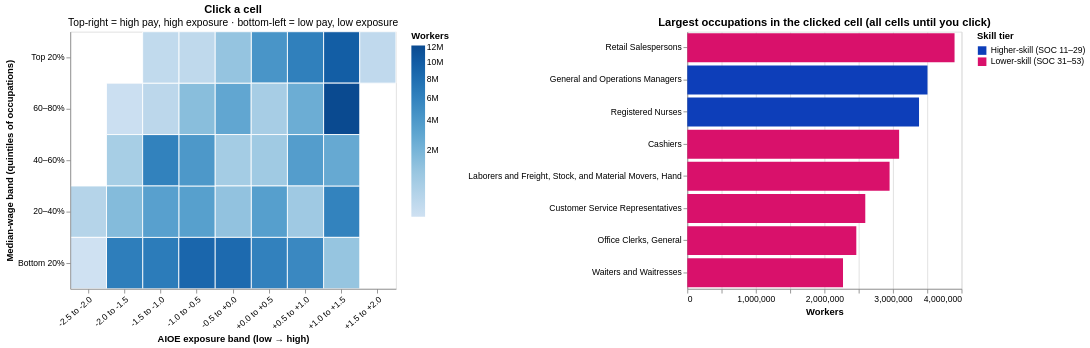

The notebook cell this image was saved under:
### Markdown cell above
### Interactive Visual 6 :

### Code cell
cell_click = alt.selection_point(fields=['aioe_bin', 'wage_band'], on='click')

heat = (alt.Chart(df).mark_rect(stroke='white', strokeWidth=1).encode(
    x=alt.X('aioe_bin:O', sort=BIN_ORDER, title='AIOE exposure band (low → high)',
            axis=alt.Axis(labelAngle=-40)),
    y=alt.Y('wage_band:O', sort=BAND_ORDER, title='Median-wage band (quintiles of occupations)'),
    color=alt.Color('sum(TOT_EMP):Q', scale=alt.Scale(scheme='blues', type='sqrt'),
                    title='Workers', legend=alt.Legend(format='~s')),
    opacity=alt.condition(cell_click, alt.value(1), alt.value(0.4)),
    tooltip=[alt.Tooltip('aioe_bin:O', title='AIOE band'),
             alt.Tooltip('wage_band:O', title='Wage band'),
             alt.Tooltip('sum(TOT_EMP):Q', title='Workers', format=',.0f'),
             alt.Tooltip('count():Q', title='Occupations')],
).add_params(cell_click).properties(
    width=380, height=300,
    title=alt.TitleParams('Click a cell',
                          subtitle=['Top-right = high pay, high exposure · bottom-left = low pay, low exposure'])))

top_occ = (alt.Chart(df).transform_filter(cell_click)
           .transform_window(rank='rank()', sort=[alt.SortField('TOT_EMP', order='descending')])
           .transform_filter(alt.datum.rank <= 8)
           .mark_bar().encode(
               x=alt.X('TOT_EMP:Q', title='Workers'),
               y=alt.Y('occupation:N', sort='-x', title=None, axis=alt.Axis(labelLimit=280)),
               color=tier_color(True),
               tooltip=occ_tip)
           .properties(width=320, height=300,
                       title='Largest occupations in the clicked cell (all cells until you click)'))

visual6 = heat | top_occ
visual6

### Figure 1 — Vega-Lite specification as saved in the notebook (floating-point values rounded to 4 significant figures; data arrays with more than 128 entries replaced by an {"elided": "..."} marker saying what was removed)
{"config": {"view": {"continuousWidth": 300, "continuousHeight": 300}}, "hconcat": [{"mark": {"type": "rect", "stroke": "white", "strokeWidth": 1}, "encoding": {"color": {"aggregate": "sum", "field": "TOT_EMP", "legend": {"format": "~s"}, "scale": {"scheme": "blues", "type": "sqrt"}, "title": "Workers", "type": "quantitative"}, "opacity": {"condition": {"param": "param_5d10e0899267b8db", "value": 1}, "value": 0.4}, "tooltip": [{"field": "aioe_bin", "title": "AIOE band", "type": "ordinal"}, {"field": "wage_band", "title": "Wage band", "type": "ordinal"}, {"aggregate": "sum", "field": "TOT_EMP", "format": ",.0f", "title": "Workers", "type": "quantitative"}, {"aggregate": "count", "title": "Occupations", "type": "quantitative"}], "x": {"axis": {"labelAngle": -40}, "field": "aioe_bin", "sort": ["-2.5 to -2.0", "-2.0 to -1.5", "-1.5 to -1.0", "-1.0 to -0.5", "-0.5 to +0.0", "+0.0 to +0.5", "+0.5 to +1.0", "+1.0 to +1.5", "+1.5 to +2.0"], "title": "AIOE exposure band (low → high)", "type": "ordinal"}, "y": {"field": "wage_band", "sort": ["Top 20%", "60–80%", "40–60%", "20–40%", "Bottom 20%"], "title": "Median-wage band (quintiles of occupations)", "type": "ordinal"}}, "height": 300, "name": "view_0b884863d1ed4082_0", "title": {"text": "Click a cell", "subtitle": ["Top-right = high pay, high exposure · bottom-left = low pay, low exposure"]}, "width": 380}, {"mark": {"type": "bar"}, "encoding": {"color": {"field": "skill_tier", "legend": {"title": "Skill tier"}, "scale": {"domain": ["Higher-skill (SOC 11–29)", "Lower-skill (SOC 31–53)"], "range": ["#0d3eb9", "#d9116bff"]}, "type": "nominal"}, "tooltip": [{"field": "occupation", "title": "Occupation", "type": "nominal"}, {"field": "major_group", "title": "Group", "type": "nominal"}, {"field": "AIOE", "format": ".2f", "title": "AIOE", "type": "quantitative"}, {"field": "A_MEDIAN", "format": "$,.0f", "title": "Median wage", "type": "quantitative"}, {"field": "TOT_EMP", "format": ",.0f", "title": "Workers", "type": "quantitative"}], "x": {"field": "TOT_EMP", "title": "Workers", "type": "quantitative"}, "y": {"axis": {"labelLimit": 280}, "field": "occupation", "sort": "-x", "title": null, "type": "nominal"}}, "height": 300, "title": "Largest occupations in the clicked cell (all cells until you click)", "transform": [{"filter": {"param": "param_5d10e0899267b8db"}}, {"window": [{"op": "rank", "field": "", "as": "rank"}], "sort": [{"field": "TOT_EMP", "order": "descending"}]}, {"filter": "(datum.rank <= 8)"}], "width": 320}], "data": {"name": "data-933f2b58295ef88cd718dcb29ca2cffa"}, "params": [{"name": "param_5d10e0899267b8db", "select": {"type": "point", "fields": ["aioe_bin", "wage_band"], "on": "click"}, "views": ["view_0b884863d1ed4082_0"]}], "$schema": "https://vega.github.io/schema/vega-lite/v6.4.1.json", "datasets": {"data-933f2b58295ef88cd718dcb29ca2cffa": {"elided": "670 records"}}}
